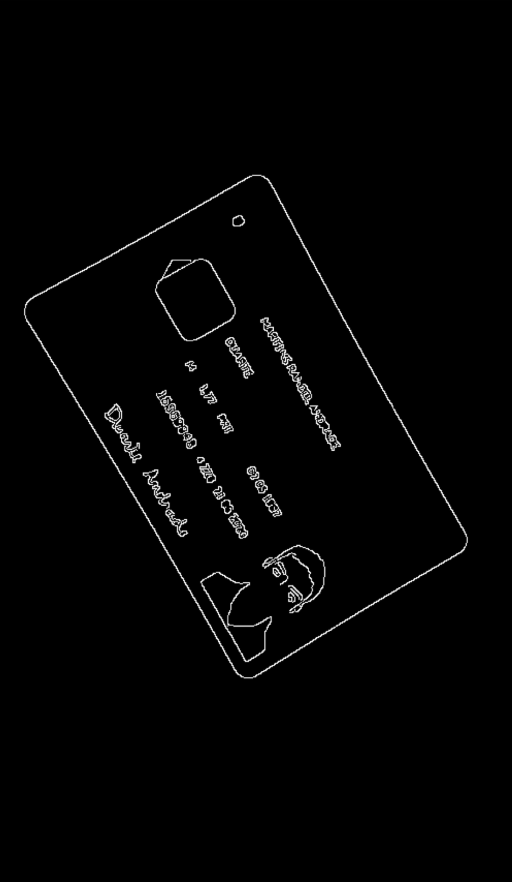
#> input picture 56459002-align-tilted-images-perspective-transform/1.PNG, 512 x 882 px
$ python align_tilted_images_perspective_transform.py
#> lines starting #> are read from the running program, lines starting #| are printed output that depends on the picture; after the words box and inside, x2 and y2 are one past the last pixel; in counts of white or black regions, pixels touching at a corner belong together
import cv2
import numpy as np

def order_corner_points(corners):
    # Separate corners into individual points
    # Index 0 - top-right
    #       1 - top-left
    #       2 - bottom-left
    #       3 - bottom-right
    corners = [(corner[0][0], corner[0][1]) for corner in corners]
    top_r, top_l, bottom_l, bottom_r = corners[0], corners[1], corners[2], corners[3]
    return (top_l, top_r, bottom_r, bottom_l)

def perspective_transform(image, corners):
    # Order points in clockwise order
    ordered_corners = order_corner_points(corners)
    top_l, top_r, bottom_r, bottom_l = ordered_corners

    # Determine width of new image which is the max distance between
    # (bottom right and bottom left) or (top right and top left) x-coordinates
    width_A = np.sqrt(((bottom_r[0] - bottom_l[0]) ** 2) + ((bottom_r[1] - bottom_l[1]) ** 2))
    width_B = np.sqrt(((top_r[0] - top_l[0]) ** 2) + ((top_r[1] - top_l[1]) ** 2))
    width = max(int(width_A), int(width_B))

    # Determine height of new image which is the max distance between
    # (top right and bottom right) or (top left and bottom left) y-coordinates
    height_A = np.sqrt(((top_r[0] - bottom_r[0]) ** 2) + ((top_r[1] - bottom_r[1]) ** 2))
    height_B = np.sqrt(((top_l[0] - bottom_l[0]) ** 2) + ((top_l[1] - bottom_l[1]) ** 2))
    height = max(int(height_A), int(height_B))

    # Construct new points to obtain top-down view of image in
    # top_r, top_l, bottom_l, bottom_r order
    dimensions = np.array([[0, 0], [width - 1, 0], [width - 1, height - 1],
                    [0, height - 1]], dtype = "float32")

    # Convert to Numpy format
    ordered_corners = np.array(ordered_corners, dtype="float32")

    # Find perspective transform matrix
    matrix = cv2.getPerspectiveTransform(ordered_corners, dimensions)

    # Return the transformed image
    return cv2.warpPerspective(image, matrix, (width, height))

def rotate_image(image, angle):
    # Grab the dimensions of the image and then determine the center
    (h, w) = image.shape[:2]
    (cX, cY) = (w / 2, h / 2)

    # grab the rotation matrix (applying the negative of the
    # angle to rotate clockwise), then grab the sine and cosine
    # (i.e., the rotation components of the matrix)
    M = cv2.getRotationMatrix2D((cX, cY), -angle, 1.0)
    cos = np.abs(M[0, 0])
    sin = np.abs(M[0, 1])

    # Compute the new bounding dimensions of the image
    nW = int((h * sin) + (w * cos))
    nH = int((h * cos) + (w * sin))

    # Adjust the rotation matrix to take into account translation
    M[0, 2] += (nW / 2) - cX
    M[1, 2] += (nH / 2) - cY

    # Perform the actual rotation and return the image
    return cv2.warpAffine(image, M, (nW, nH))

image = cv2.imread('1.PNG')
#> image is the input picture: shape (882, 512, 3); min 0, max 251, mean 3.5
original_image = image.copy()

# convert the image to grayscale, blur it, and find edges in the image
gray = cv2.cvtColor(image, cv2.COLOR_BGR2GRAY)
gray = cv2.bilateralFilter(gray, 11, 17, 17)
edged = cv2.Canny(gray, 30, 200)
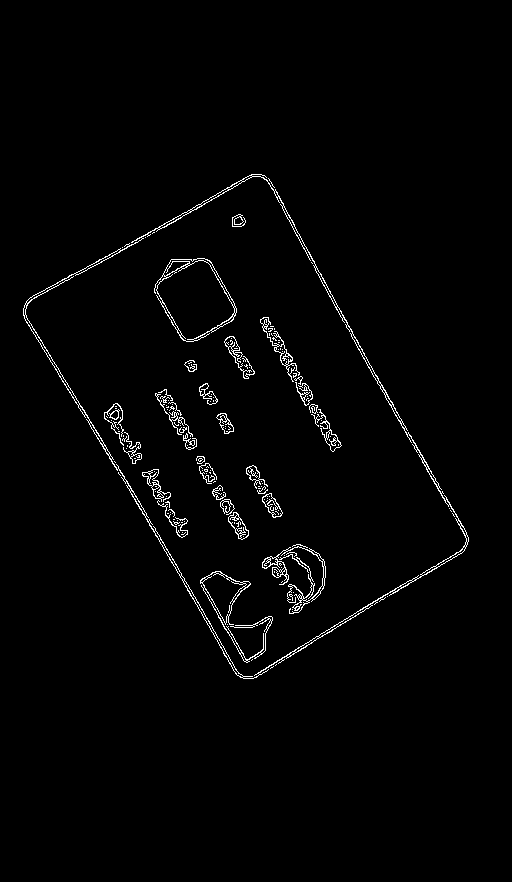
#> edged: shape (882, 512); 1.7% white in thin lines or dots, all inside (x1, y1, x2, y2) = (23, 174, 469, 679)

cnts = cv2.findContours(edged.copy(), cv2.RETR_TREE, cv2.CHAIN_APPROX_SIMPLE)
#> cnts = 355 contours, 271 with area under 20; largest, box (x1, y1, x2, y2) and area: (23, 174, 469, 679) 118682, (25, 176, 467, 679) 116052, (154, 258, 237, 342) 4526, (156, 260, 235, 342) 3900, (200, 571, 273, 663) 1254
cnts = cnts[0] if len(cnts) == 2 else cnts[1]
cnts = sorted(cnts, key = cv2.contourArea, reverse = True)[:10]
#> cnts = 10 contours; largest, box (x1, y1, x2, y2) and area: (23, 174, 469, 679) 118682, (25, 176, 467, 679) 116052, (154, 258, 237, 342) 4526, (156, 260, 235, 342) 3900, (200, 571, 273, 663) 1254
screen_cnt = None

# loop over our contours
for c in cnts:
    # approximate the contour
    peri = cv2.arcLength(c, True)
    approx = cv2.approxPolyDP(c, 0.015 * peri, True)

    if len(approx) == 4:
        screen_cnt = approx
        transformed = perspective_transform(original_image, screen_cnt)
        break
#> this loop made 1 pass
#> (peri, ordered_corners in perspective_transform, width_A in perspective_transform, width_B in perspective_transform, width in perspective_transform, height_A in perspective_transform, height_B in perspective_transform, height in perspective_transform) on pass 1: (1737.4, [[23, 308], [261, 174], [468, 541], [243, 678]], 263.4, 273.1, 273, 421.4, 430.5, 430)
#> pass 1, `transformed = perspective_transform(original_image, screen_cnt)`:
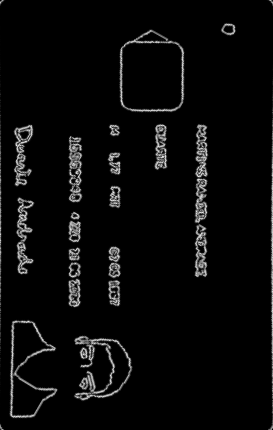
#> transformed: shape (430, 273, 3); min 0, max 233, mean 9.8

# Draw ROI
cv2.drawContours(image, [screen_cnt], -1, (0, 255, 0), 3)
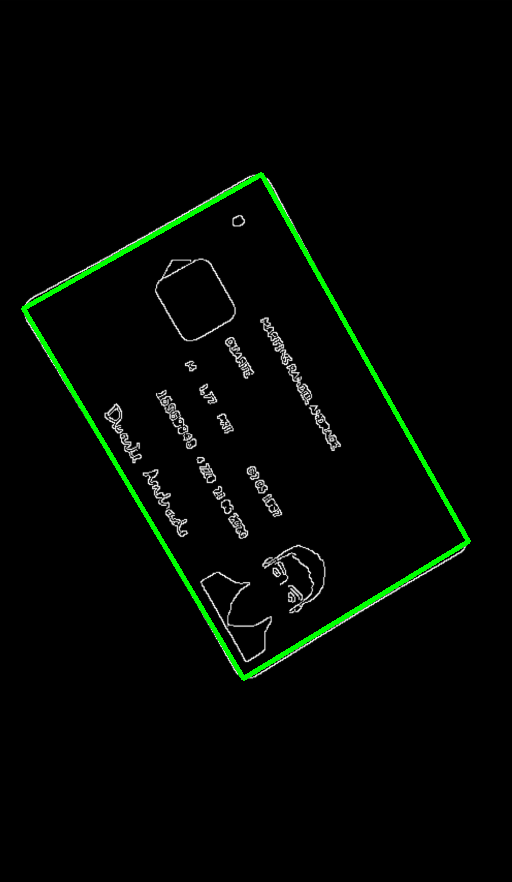
#> image: shape (882, 512, 3); 1.51% of pixels changed, all inside (x1, y1, x2, y2) = (21, 172, 471, 681)

# Rotate image
rotated = rotate_image(transformed, -90)
#> in rotate_image, `return cv2.warpAffine(image, M, (nW, nH))`:
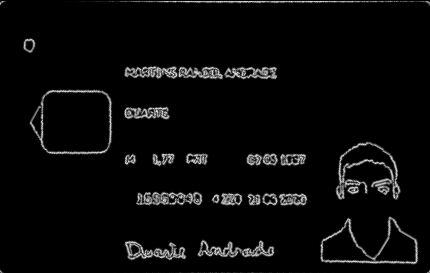
#> returned value: shape (273, 430, 3); min 0, max 233, mean 9.6

cv2.imshow("image", original_image)
cv2.imshow("ROI", image)
cv2.imshow("transformed", transformed)
cv2.imshow("rotated", rotated)
cv2.imwrite("rotated.png", rotated)
cv2.waitKey(0)
